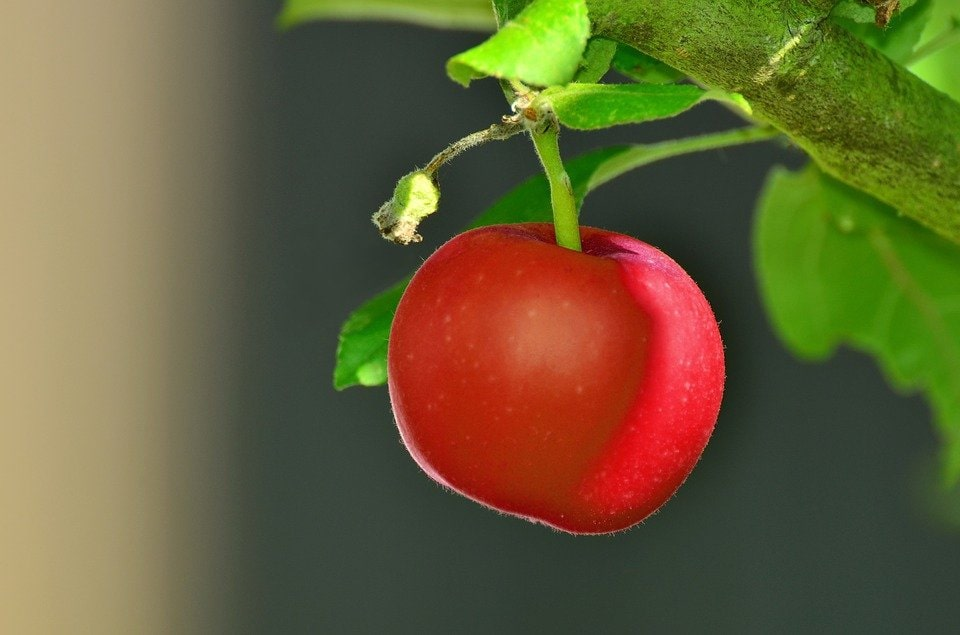
#> input picture apple_exercise/img/manzana.jpg, 960 x 635 px
$ jupyter execute apple.ipynb
#> lines starting #> are read from the running program, lines starting #| are printed output that depends on the picture; after the words box and inside, x2 and y2 are one past the last pixel; in counts of white or black regions, pixels touching at a corner belong together
[cell 1]
# Instalamos lo necesario
# !pip install matplotlib scikit-image opencv-python numpy

[cell 2]
import matplotlib.pyplot as plt
from skimage import io
import numpy as np
import cv2

[cell 3]
# Cargamos la imagen
manzana = io.imread('img/manzana.jpg')
#> manzana is the input picture: shape (635, 960, 3); mean R, G, B 103, 95.7, 56.6

# Obtenemos las capas RGB de la imagen
ImR = manzana[:,:,0]
ImG = manzana[:,:,1]
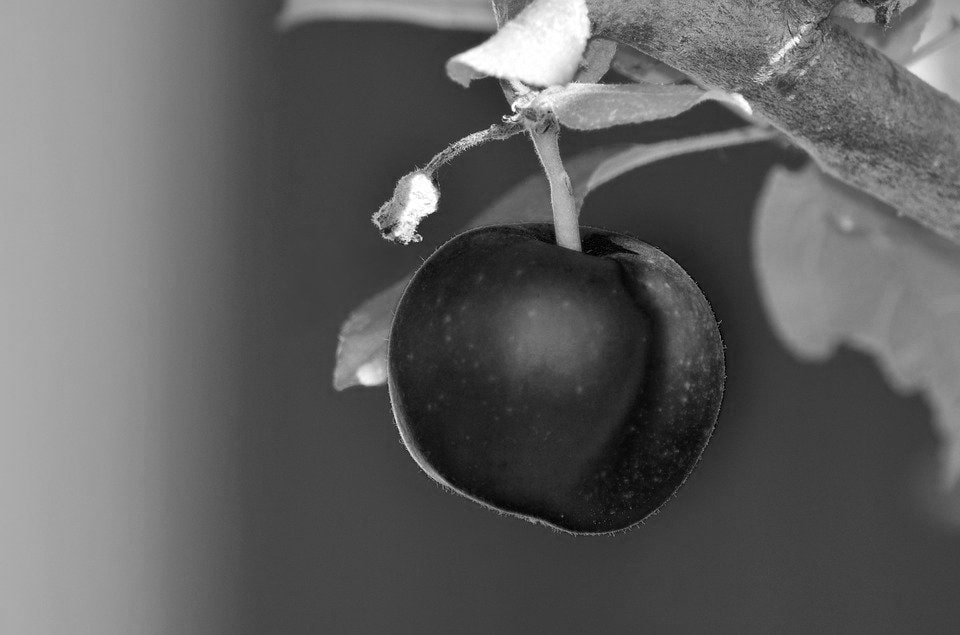
#> ImG: shape (635, 960); min 0, max 255, mean 95.7
ImB = manzana[:,:,2]
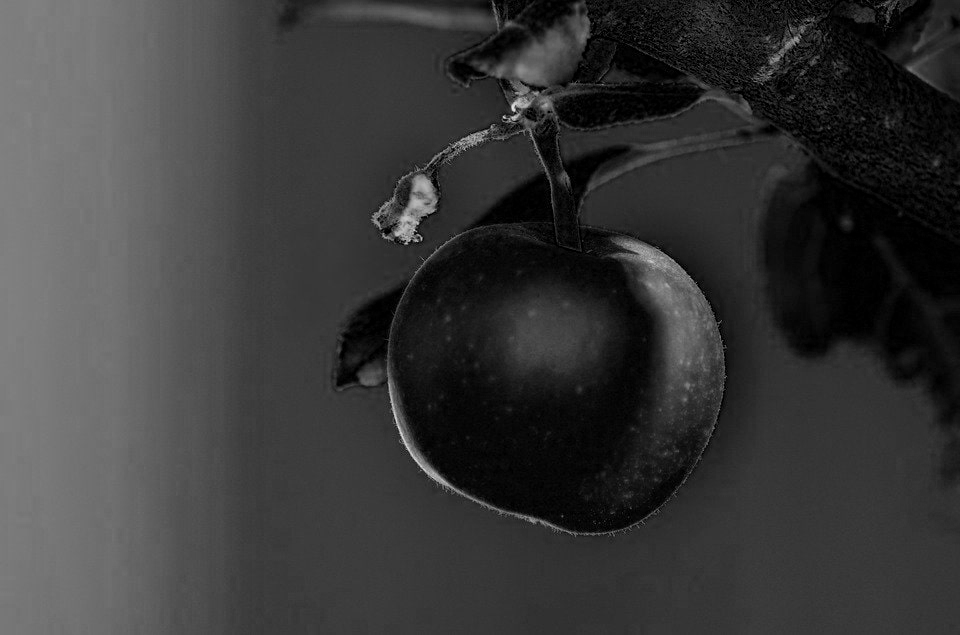
#> ImB: shape (635, 960); min 0, max 230, mean 56.6

# Graficamos el histograma y la imagen de la capa R
counts, bin_edges = np.histogram(ImR, bins=100)
#> counts = 100 values, max 52789 at index 20, min 4 at index 0, mean 6096; bin_edges = 101 values from 0 to 255
fig, axs = plt.subplots(1, 2, figsize=(8, 3))
axs[0].hist(bin_edges[:-1], weights=counts)
axs[0].set_title('Histograma de la capa R',fontsize=8)
axs[1].imshow(ImR, cmap='gray')
axs[1].set_title('Imagen de la capa R',fontsize=8)
plt.show()
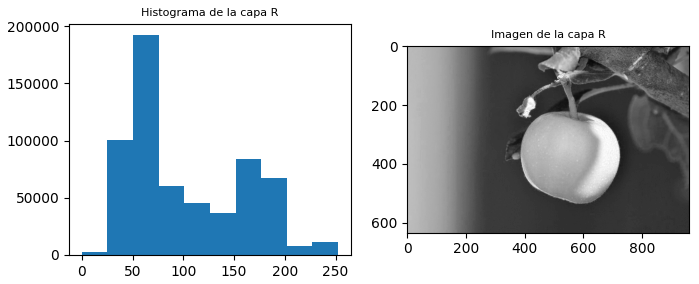
#> figure drawn by matplotlib, 2 panels; panel 1: tallest bar 192320 high, from x = 50.49 to 75.73

[cell 4]
# Binarizamos las imágenes
imBinarizada = ImR > 150
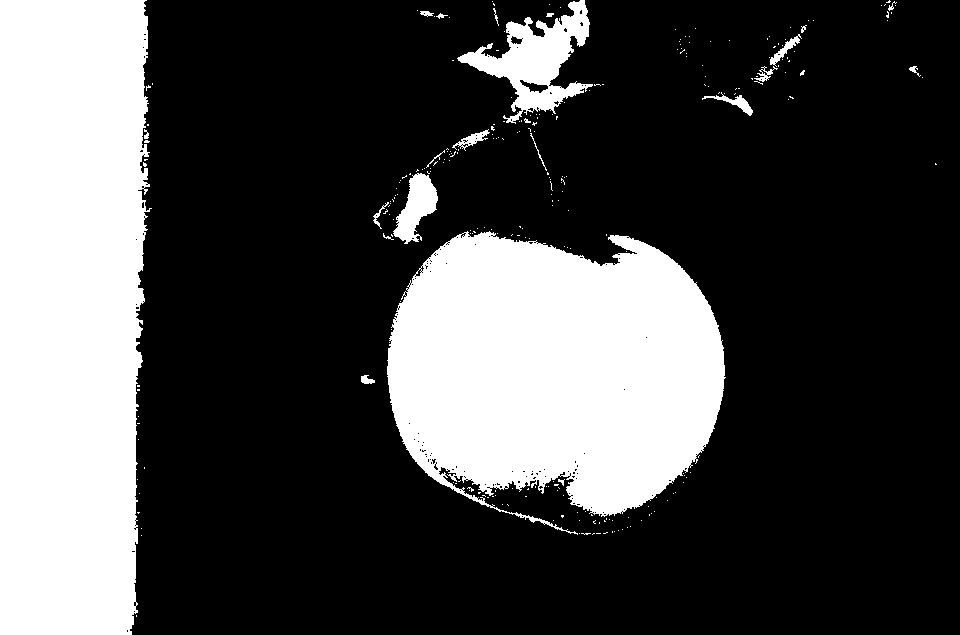
#> imBinarizada: shape (635, 960) bool; 28.6% white; 266 white regions (243 under 20 px), largest, box (x1, y1, x2, y2) and area: (0, 0, 152, 635) 89242, (387, 231, 726, 535) 74872, (457, 0, 593, 124) 6340
imBinarizada2 = ImG < 110
#> imBinarizada2: shape (635, 960) bool; 63.6% white; 479 black regions (451 under 20 px), largest, box (x1, y1, x2, y2) and area: (0, 0, 205, 635) 120954, (283, 0, 960, 487) 89827, (334, 310, 465, 497) 4159

[cell 5]
# Graficamos las imágenes
fig, axs = plt.subplots(1,2, figsize=(6,3))
axs[0].imshow(imBinarizada, cmap='gray')
axs[0].set_title('ImR > 150',fontsize=8)
axs[1].imshow(imBinarizada2, cmap='gray')
axs[1].set_title('ImG < 110',fontsize=8)
plt.show()

[cell 6]
# Creamos la imagen resultante de la operación lógica AND
# imBinarizada3 = imBinarizada * imBinarizada2

# Otra forma:
imBinarizada3 = np.logical_and(imBinarizada, imBinarizada2)
#> imBinarizada3: shape (635, 960) bool; 12% white; 109 white regions (105 under 20 px), largest, box (x1, y1, x2, y2) and area: (389, 231, 725, 517) 73128, (531, 516, 550, 524) 32, (514, 512, 530, 517) 24, (558, 479, 565, 486) 23

# Graficamos la imagen resultante
plt.figure(figsize=(3,2))
plt.imshow(imBinarizada3, cmap='gray')
plt.title('ImR > 150 AND ImG <110',fontsize=8)
plt.show()

Segundo segmento de código: erosion y dilatación

[cell 7]
# Colocamos un kernel (matriz de selección de expansión)
kernel = np.ones((25,25), np.uint8)

# Erosionamos la imagen en la capa roja con el kernel definido a una iteración
ImErosionR = cv2.erode(ImR, kernel, iterations=1)
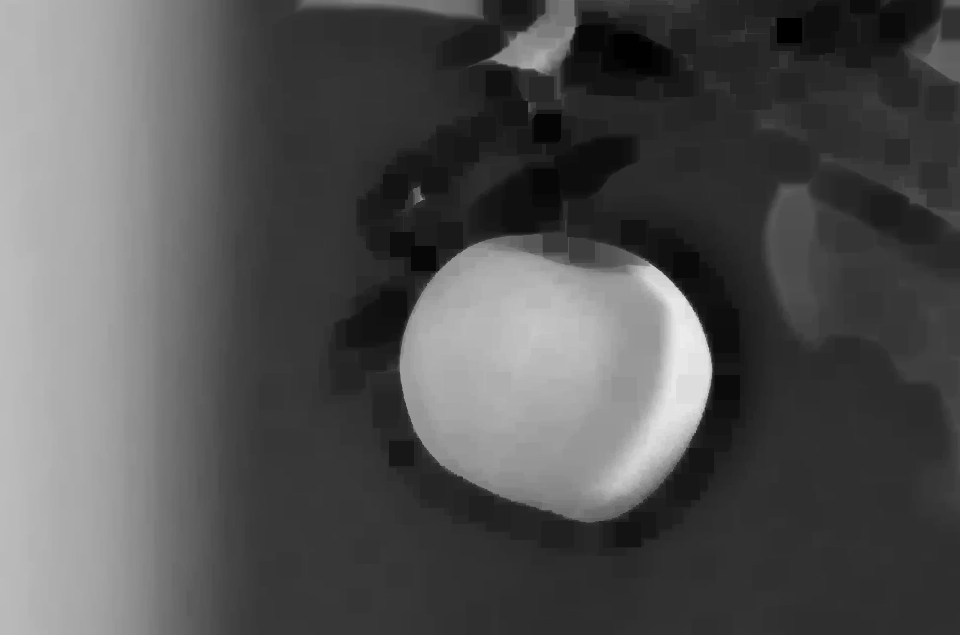
#> ImErosionR: shape (635, 960); min 0, max 238, mean 82.9
plt.figure(figsize=(3,2))

# Dilatamos la imagen en la capa roja con el kernel definido a una iteracion
kernel = np.ones((20,20), np.uint8)
ImDilat = cv2.dilate(ImR, kernel, iterations=1)

# Graficamos las imágenes
fig, axs = plt.subplots(1,2, figsize=(6,3))
axs[0].imshow(ImErosionR, cmap='gray')
axs[0].set_title('Imagen de la capa R erosionada',fontsize=8)
axs[1].imshow(ImDilat, cmap='gray')
axs[1].set_title('Imagen de la capa R dilatada',fontsize=8)
plt.show()

[cell 8]
# Colocamos un kernel (matriz de selección de expansión)
kernel = np.ones((1,1), np.uint8)

# Erosionamos la imagen en la verde roja con el kernel definido a una iteración
ImErosionG = cv2.erode(ImG, kernel, iterations=1)
plt.figure(figsize=(3,2))

# Dilatamos la imagen en la capa roja con el kernel definido a una iteracion
kernel = np.ones((20,20), np.uint8)
ImDilat = cv2.dilate(ImG, kernel, iterations=1)
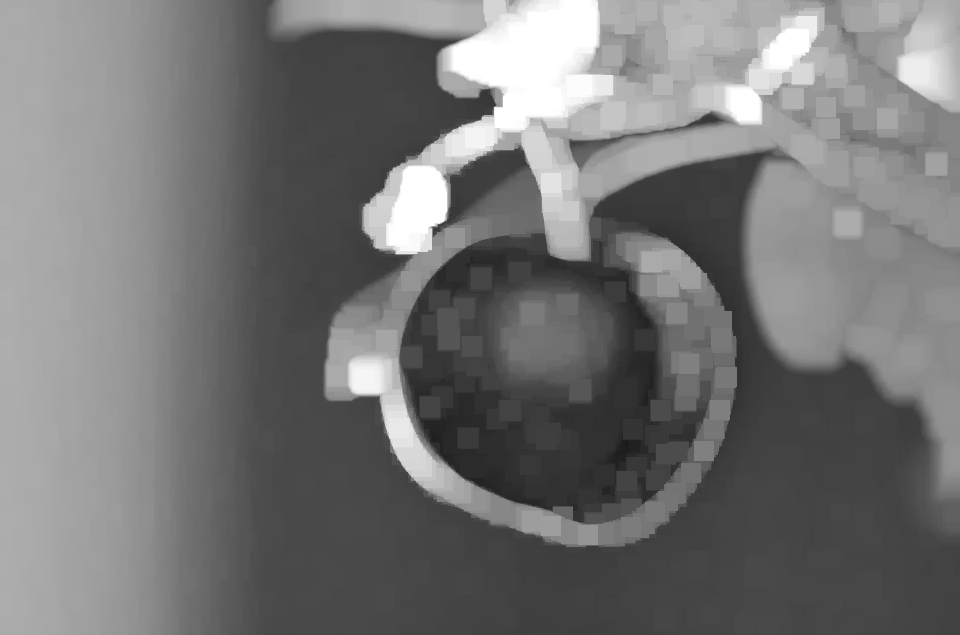
#> ImDilat: shape (635, 960); min 24, max 255, mean 117

# Graficamos las imágenes
fig, axs = plt.subplots(1,2, figsize=(6,3))
axs[0].imshow(ImErosionG, cmap='gray')
axs[0].set_title('Imagen de la capa G erosionada',fontsize=8)
axs[1].imshow(ImDilat, cmap='gray')
axs[1].set_title('Imagen de la capa G dilatada',fontsize=8)
plt.show()

[cell 9]
# Binarizampos las imagenes de la capa R y G
imBinarizada4 = ImErosionR > 100
#> imBinarizada4: shape (635, 960) bool; 31.8% white; 6 white regions, box (x1, y1, x2, y2) and area: (0, 0, 205, 635) 122955, (399, 236, 712, 522) 66459, (489, 0, 576, 74) 3282, (305, 0, 475, 14) 1238, (930, 60, 939, 71) 68, (418, 189, 423, 202) 35
imBinarizada5 = ImErosionG < 116
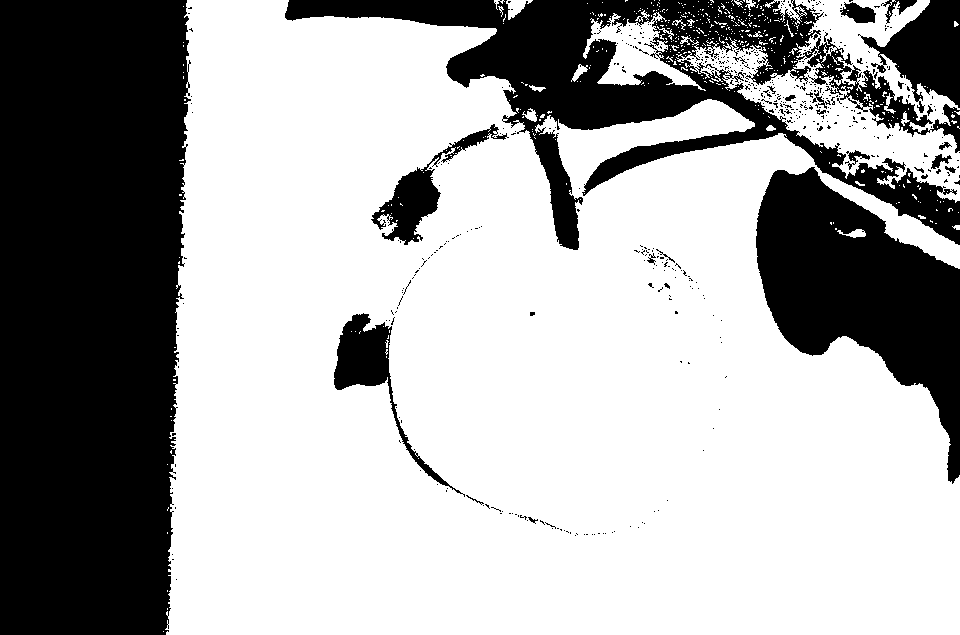
#> imBinarizada5: shape (635, 960) bool; 66.2% white; 497 black regions (470 under 20 px), largest, box (x1, y1, x2, y2) and area: (0, 0, 191, 635) 113164, (285, 0, 960, 250) 46730, (756, 167, 960, 484) 30494

[cell 10]
# Graficamos las imágenes binarizadas
fig, axs = plt.subplots(1,2, figsize=(6,3))
axs[0].imshow(imBinarizada4, cmap='gray')
axs[0].set_title('capa R erosionada (binarizada)',fontsize=8)
axs[1].imshow(imBinarizada5, cmap='gray')
axs[1].set_title('capa G erosionada (binarizada)',fontsize=8)
plt.show()

[cell 11]
# Creamos la imagen resultante de la operación lógica AND
# imBinarizada6 = imBinarizada4 * imBinarizada5

# Otra forma:
imBinarizada6 = np.logical_and(imBinarizada4, imBinarizada2)
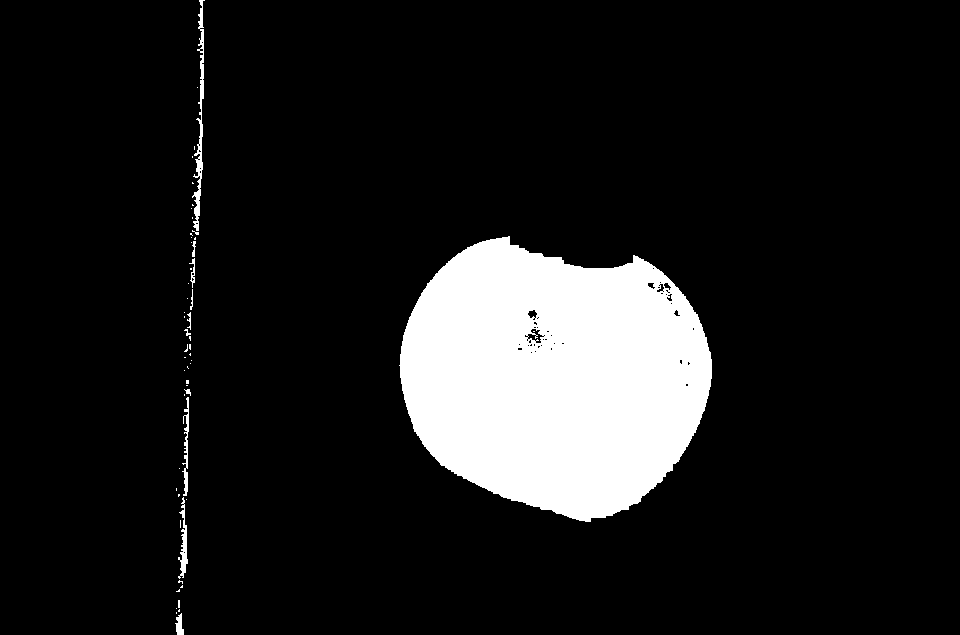
#> imBinarizada6: shape (635, 960) bool; 11.2% white; 53 white regions (42 under 20 px), largest, box (x1, y1, x2, y2) and area: (399, 236, 712, 522) 66104, (192, 0, 205, 231) 861, (178, 497, 188, 579) 340

# Graficamos la imagen resultante
plt.figure(figsize=(3,2))
plt.imshow(imBinarizada6, cmap='gray')
plt.title('ImErosionR > 100 AND ImG < 110',fontsize=8)
plt.show()
